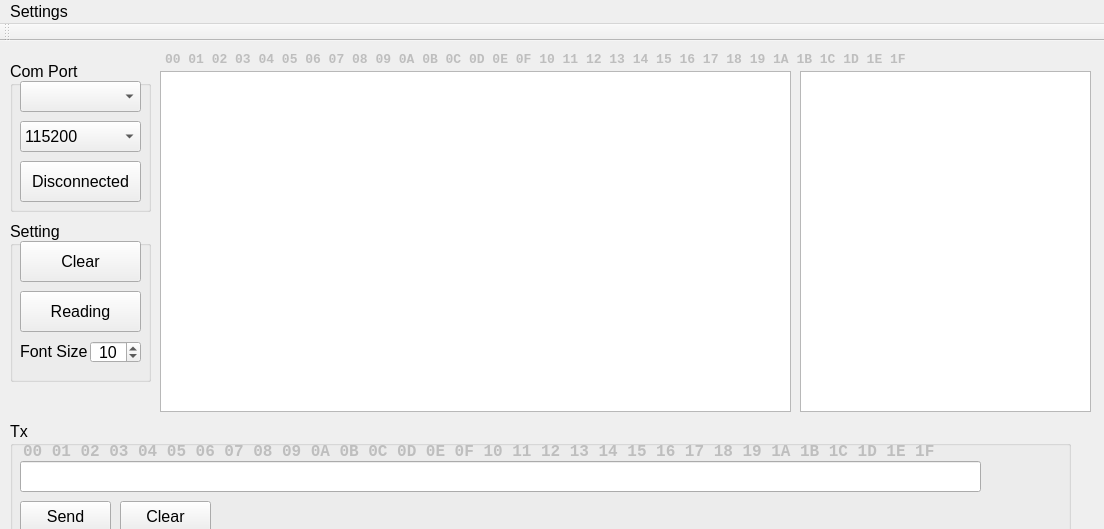
<?xml version="1.0" encoding="UTF-8"?>
<ui version="4.0">
 <class>MainWindow</class>
 <widget class="QMainWindow" name="MainWindow">
  <property name="geometry">
   <rect>
    <x>0</x>
    <y>0</y>
    <width>1104</width>
    <height>529</height>
   </rect>
  </property>
  <property name="minimumSize">
   <size>
    <width>0</width>
    <height>512</height>
   </size>
  </property>
  <property name="font">
   <font>
    <family>Arial</family>
    <pointsize>12</pointsize>
   </font>
  </property>
  <property name="windowTitle">
   <string>Com Port</string>
  </property>
  <widget class="QWidget" name="centralwidget">
   <widget class="QGroupBox" name="groupBox_Tx">
    <property name="enabled">
     <bool>true</bool>
    </property>
    <property name="geometry">
     <rect>
      <x>10</x>
      <y>380</y>
      <width>1061</width>
      <height>121</height>
     </rect>
    </property>
    <property name="minimumSize">
     <size>
      <width>0</width>
      <height>121</height>
     </size>
    </property>
    <property name="title">
     <string>Tx</string>
    </property>
    <widget class="QLineEdit" name="lineEdit_Tx">
     <property name="geometry">
      <rect>
       <x>10</x>
       <y>40</y>
       <width>961</width>
       <height>31</height>
      </rect>
     </property>
     <property name="minimumSize">
      <size>
       <width>0</width>
       <height>31</height>
      </size>
     </property>
     <property name="font">
      <font>
       <family>Courier New</family>
       <pointsize>12</pointsize>
       <weight>75</weight>
       <bold>true</bold>
      </font>
     </property>
    </widget>
    <widget class="QPushButton" name="pushButton_Tx_Send">
     <property name="geometry">
      <rect>
       <x>10</x>
       <y>80</y>
       <width>91</width>
       <height>31</height>
      </rect>
     </property>
     <property name="sizePolicy">
      <sizepolicy hsizetype="Preferred" vsizetype="Preferred">
       <horstretch>0</horstretch>
       <verstretch>0</verstretch>
      </sizepolicy>
     </property>
     <property name="text">
      <string>Send</string>
     </property>
    </widget>
    <widget class="QPushButton" name="pushButton_Tx_Clear">
     <property name="geometry">
      <rect>
       <x>110</x>
       <y>80</y>
       <width>91</width>
       <height>31</height>
      </rect>
     </property>
     <property name="text">
      <string>Clear</string>
     </property>
    </widget>
    <widget class="QLabel" name="label_Tx_HexNum">
     <property name="enabled">
      <bool>false</bool>
     </property>
     <property name="geometry">
      <rect>
       <x>13</x>
       <y>20</y>
       <width>961</width>
       <height>21</height>
      </rect>
     </property>
     <property name="font">
      <font>
       <family>Courier New</family>
       <pointsize>12</pointsize>
       <weight>75</weight>
       <bold>true</bold>
      </font>
     </property>
     <property name="text">
      <string>00 01 02 03 04 05 06 07 08 09 0A 0B 0C 0D 0E 0F 10 11 12 13 14 15 16 17 18 19 1A 1B 1C 1D 1E 1F</string>
     </property>
    </widget>
   </widget>
   <widget class="QLabel" name="label_HexPos">
    <property name="enabled">
     <bool>false</bool>
    </property>
    <property name="geometry">
     <rect>
      <x>165</x>
      <y>10</y>
      <width>921</width>
      <height>16</height>
     </rect>
    </property>
    <property name="font">
     <font>
      <family>Courier New</family>
      <pointsize>10</pointsize>
      <weight>75</weight>
      <bold>true</bold>
     </font>
    </property>
    <property name="text">
     <string>00 01 02 03 04 05 06 07 08 09 0A 0B 0C 0D 0E 0F 10 11 12 13 14 15 16 17 18 19 1A 1B 1C 1D 1E 1F</string>
    </property>
   </widget>
   <widget class="QGroupBox" name="groupBox_Setting">
    <property name="geometry">
     <rect>
      <x>10</x>
      <y>180</y>
      <width>141</width>
      <height>161</height>
     </rect>
    </property>
    <property name="minimumSize">
     <size>
      <width>141</width>
      <height>0</height>
     </size>
    </property>
    <property name="title">
     <string>Setting</string>
    </property>
    <widget class="QPushButton" name="pushButton_Clear">
     <property name="geometry">
      <rect>
       <x>10</x>
       <y>20</y>
       <width>121</width>
       <height>41</height>
      </rect>
     </property>
     <property name="sizePolicy">
      <sizepolicy hsizetype="Preferred" vsizetype="Preferred">
       <horstretch>0</horstretch>
       <verstretch>0</verstretch>
      </sizepolicy>
     </property>
     <property name="text">
      <string>Clear</string>
     </property>
    </widget>
    <widget class="QPushButton" name="pushButton_Stop">
     <property name="geometry">
      <rect>
       <x>10</x>
       <y>70</y>
       <width>121</width>
       <height>41</height>
      </rect>
     </property>
     <property name="sizePolicy">
      <sizepolicy hsizetype="Preferred" vsizetype="Preferred">
       <horstretch>0</horstretch>
       <verstretch>0</verstretch>
      </sizepolicy>
     </property>
     <property name="text">
      <string>Reading</string>
     </property>
    </widget>
    <widget class="QLabel" name="label">
     <property name="geometry">
      <rect>
       <x>10</x>
       <y>120</y>
       <width>71</width>
       <height>21</height>
      </rect>
     </property>
     <property name="text">
      <string>Font Size</string>
     </property>
    </widget>
    <widget class="QSpinBox" name="spinBox_FontSize">
     <property name="geometry">
      <rect>
       <x>80</x>
       <y>120</y>
       <width>51</width>
       <height>22</height>
      </rect>
     </property>
     <property name="alignment">
      <set>Qt::AlignCenter</set>
     </property>
     <property name="minimum">
      <number>6</number>
     </property>
     <property name="value">
      <number>10</number>
     </property>
    </widget>
   </widget>
   <widget class="QTextEdit" name="textEdit_hex">
    <property name="enabled">
     <bool>true</bool>
    </property>
    <property name="geometry">
     <rect>
      <x>160</x>
      <y>30</y>
      <width>631</width>
      <height>341</height>
     </rect>
    </property>
    <property name="sizePolicy">
     <sizepolicy hsizetype="Maximum" vsizetype="Fixed">
      <horstretch>80</horstretch>
      <verstretch>80</verstretch>
     </sizepolicy>
    </property>
    <property name="font">
     <font>
      <family>Courier New</family>
      <pointsize>10</pointsize>
      <weight>75</weight>
      <bold>true</bold>
     </font>
    </property>
    <property name="readOnly">
     <bool>true</bool>
    </property>
   </widget>
   <widget class="QGroupBox" name="groupBox_Comport">
    <property name="geometry">
     <rect>
      <x>10</x>
      <y>20</y>
      <width>141</width>
      <height>151</height>
     </rect>
    </property>
    <property name="minimumSize">
     <size>
      <width>141</width>
      <height>151</height>
     </size>
    </property>
    <property name="title">
     <string>Com Port</string>
    </property>
    <widget class="QComboBox" name="comboBox_ComPort">
     <property name="geometry">
      <rect>
       <x>10</x>
       <y>20</y>
       <width>121</width>
       <height>31</height>
      </rect>
     </property>
    </widget>
    <widget class="QComboBox" name="comboBox_BaudRate">
     <property name="geometry">
      <rect>
       <x>10</x>
       <y>60</y>
       <width>121</width>
       <height>31</height>
      </rect>
     </property>
     <property name="styleSheet">
      <string notr="true"/>
     </property>
     <property name="currentIndex">
      <number>2</number>
     </property>
     <item>
      <property name="text">
       <string>9600</string>
      </property>
     </item>
     <item>
      <property name="text">
       <string>57600</string>
      </property>
     </item>
     <item>
      <property name="text">
       <string>115200</string>
      </property>
     </item>
    </widget>
    <widget class="QPushButton" name="pushButton_Connect">
     <property name="geometry">
      <rect>
       <x>10</x>
       <y>100</y>
       <width>121</width>
       <height>41</height>
      </rect>
     </property>
     <property name="sizePolicy">
      <sizepolicy hsizetype="Preferred" vsizetype="Preferred">
       <horstretch>0</horstretch>
       <verstretch>0</verstretch>
      </sizepolicy>
     </property>
     <property name="text">
      <string>Disconnected</string>
     </property>
    </widget>
   </widget>
   <widget class="QTextEdit" name="textEdit_ascii">
    <property name="enabled">
     <bool>true</bool>
    </property>
    <property name="geometry">
     <rect>
      <x>800</x>
      <y>30</y>
      <width>291</width>
      <height>341</height>
     </rect>
    </property>
    <property name="font">
     <font>
      <family>Courier New</family>
      <pointsize>10</pointsize>
      <weight>75</weight>
      <bold>true</bold>
     </font>
    </property>
    <property name="readOnly">
     <bool>true</bool>
    </property>
   </widget>
  </widget>
  <widget class="QMenuBar" name="menubar">
   <property name="geometry">
    <rect>
     <x>0</x>
     <y>0</y>
     <width>1104</width>
     <height>18</height>
    </rect>
   </property>
   <widget class="QMenu" name="menuSettings">
    <property name="title">
     <string>Settings</string>
    </property>
    <widget class="QMenu" name="menuText_Window">
     <property name="title">
      <string>Text Window</string>
     </property>
     <addaction name="action_Text_Hex"/>
     <addaction name="action_Text_Ascii"/>
    </widget>
    <widget class="QMenu" name="menuUart_Tx_Type">
     <property name="title">
      <string>Uart Tx Type</string>
     </property>
     <addaction name="action_Tx_Hex"/>
     <addaction name="action_Tx_Ascii"/>
    </widget>
    <addaction name="menuText_Window"/>
    <addaction name="menuUart_Tx_Type"/>
   </widget>
   <addaction name="menuSettings"/>
  </widget>
  <widget class="QToolBar" name="toolBar">
   <property name="windowTitle">
    <string>toolBar</string>
   </property>
   <attribute name="toolBarArea">
    <enum>TopToolBarArea</enum>
   </attribute>
   <attribute name="toolBarBreak">
    <bool>false</bool>
   </attribute>
  </widget>
  <action name="action_Text_Hex">
   <property name="checkable">
    <bool>true</bool>
   </property>
   <property name="checked">
    <bool>true</bool>
   </property>
   <property name="text">
    <string>Hex</string>
   </property>
  </action>
  <action name="action_Text_Ascii">
   <property name="checkable">
    <bool>true</bool>
   </property>
   <property name="text">
    <string>ASCII</string>
   </property>
  </action>
  <action name="action_Tx_Hex">
   <property name="checkable">
    <bool>true</bool>
   </property>
   <property name="checked">
    <bool>true</bool>
   </property>
   <property name="text">
    <string>Hex</string>
   </property>
  </action>
  <action name="action_Tx_Ascii">
   <property name="checkable">
    <bool>true</bool>
   </property>
   <property name="text">
    <string>ASCII</string>
   </property>
  </action>
 </widget>
 <resources/>
 <connections/>
</ui>
